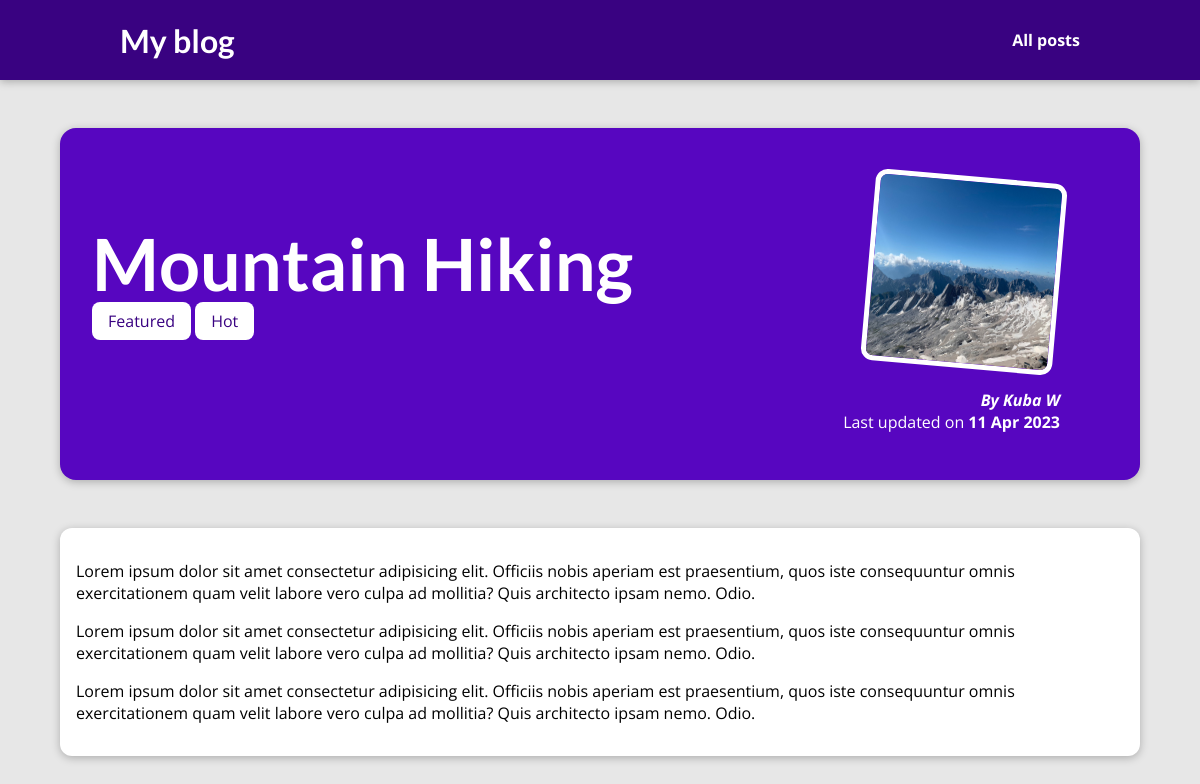
The page /posts/hike-in-the-mountains on the database its author committed.
### blog/models.py (models this page shows, shortened)
class Post(models.Model):
    title = models.CharField(max_length=150)
    exert = models.CharField(max_length=200)
    image = models.ImageField(upload_to="posts", null=True)
    date = models.DateField(auto_now=True)
    slug = models.SlugField(unique=True, db_index=True)
    content = models.TextField(validators=[MinLengthValidator(10)])
    author = models.ForeignKey(Author, on_delete=models.SET_NULL, null=True, related_name="posts")
    tags = models.ManyToManyField(Tag)

class Tag(models.Model):
    caption = models.CharField(max_length=20)

class Author(models.Model):
    first_name = models.CharField(max_length=100)
    last_name = models.CharField(max_length=100)
    email_address = models.EmailField()
    def full_name(self):
        return f"{self.first_name} {self.last_name}"
    def __str__(self) -> str:
        return self.full_name()

### blog/views.py (the view)
# urls.py: path("posts/<slug:slug>", views.SinglePostView.as_view(), name="post-detail-page" ),
class SinglePostView(DeleteView):
    template_name = "blog/post-detail.html"
    model = Post
    def get_context_data(self, **kwargs):
        context = super().get_context_data(**kwargs)
        context["post_tags"] = self.object.tags.all()
        return context

### blog/templates/blog/post-detail.html (shortened to what this page needs)
{% extends 'base.html' %}
{% load static %}
{% block css_files %}
    <link rel="stylesheet" href="{% static 'blog/post-detail.css' %}">
{% endblock css_files %}
{% block content %}
    <section id="summary">
        <h2>{{post.title}}</h2>
        <div>
            {% for tag in post_tags %}
            <span class="tag">{{tag.caption}}</span>
            {% endfor %}
        </div>
        <article>
            <img src="{{ post.image.url }}" alt="{{post.title}}">
            <address>By <a href="mailto:{{ post.author.email_address }}">{{post.author}}</a></address>
            <div>
                Last updated on <time>{{post.date|date:"d M Y"}}</time>
            </div>
        </article>
    </section>
    <main>
        {{post.content|linebreaks}}
    </main>
{% endblock content %}

### templates/base.html (shortened to what this page needs)
{% load static %}
<!DOCTYPE html>
<html lang="en">
<head>
    <link rel="stylesheet" href="{% static 'app.css' %}">
    {% block css_files %}{% endblock css_files%}
</head>
<body>
    <header id="main-navigation">
        <h1><a href="{% url 'starting-page' %}">My blog</a></h1>
        <nav>
            <a href="{% url 'posts-page' %}">All posts</a>
        </nav>
    </header>
    {% block content %}
    {% endblock content %}
</body>
</html>

### static/app.css (style rules this page uses)
* { box-sizing: border-box; }
html { font-family: 'Open Sans', 'Lato', sans-serif; }
body { margin: 0; }
h1, h2, h3 { font-family: 'Lato', sans-serif; font-weight: bold; }
#main-navigation { width: 100%; height: 5rem; display: flex; justify-content: space-between; align-items: center; padding: 0 10%; position: absolute; top: 0; left: 0; }
#main-navigation a { text-decoration: none; color: white; font-weight: bold; }

### blog/static/blog/post-detail.css (style rules this page uses)
body { background-color: #e7e7e7; }
#main-navigation { background-color: #390281; box-shadow: 0 2px 8px rgba(0, 0, 0, 0.25); }
#summary { margin: 8rem auto 3rem auto; padding: 2rem; width: 90%; max-width: 90rem; border-radius: 16px; background-color: #5706c0; position: relative; box-shadow: 0 2px 8px rgba(0, 0, 0, 0.25); height: 22rem; }
#summary h2 { color: white; font-size: 4.5rem; margin-bottom: 0.25rem; }
#summary article { position: absolute; top: 2rem; right: 3rem; padding: 1rem 2rem; border-radius: 12px; text-align: right; color: white; }
#summary article img { width: 12rem; height: 12rem; border-radius: 12px; transform: rotateZ(5deg); border: 5px solid white; margin-bottom: 1rem; }
#summary address { font-weight: bold; }
#summary a { color: white; text-decoration: none; }
#summary time { font-weight: bold; }
main { width: 90%; max-width: 90rem; margin: 3rem auto; background-color: white; padding: 1rem; border-radius: 12px; box-shadow: 0 2px 8px rgba(0, 0, 0, 0.25); }
.tag { background-color: white; color: #390281; padding: 0.5rem 1rem; border-radius: 8px; }

### rows shown on the page
Post: title "Mountain Hiking", image (picture), author "Kuba W", date "11 Apr 2023", content "Lorem ipsum dolor sit amet consectetur adipisicing elit. Officiis nobis aperiam est praesentium, quos iste consequuntur omnis exercitationem quam velit labore vero culpa ad mollitia? Quis architecto ipsam nemo. Odio. Lorem ipsum dolor sit amet consectetur adipisicing elit. Officiis nobis aperiam est praesentium, quos iste consequuntur omnis exercitationem quam velit labore vero culpa ad mollitia? Quis architecto ipsam nemo. Odio. Lorem ipsum dolor sit amet consectetur adipisicing elit. Officiis nobis aperiam est praesentium, quos iste consequuntur omnis exercitationem quam velit labore vero culpa ad mollitia? Quis architecto ipsam nemo. Odio."
Tag: caption "Featured"
Tag: caption "Hot"
